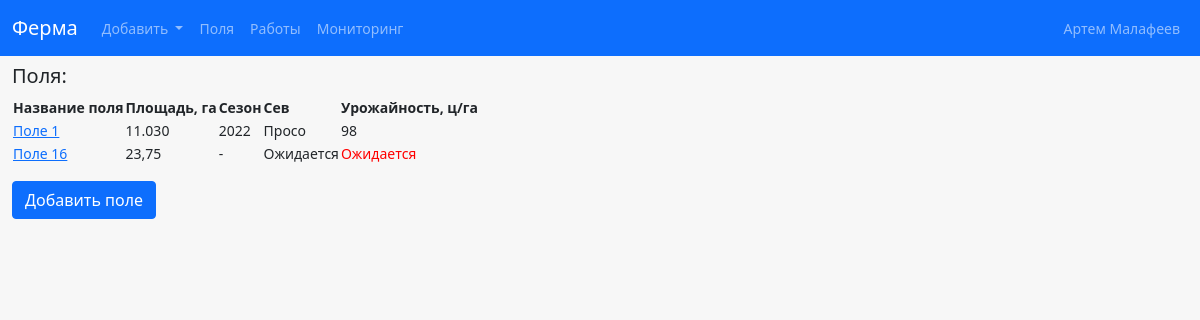
Before: /fields/ with the older database file.
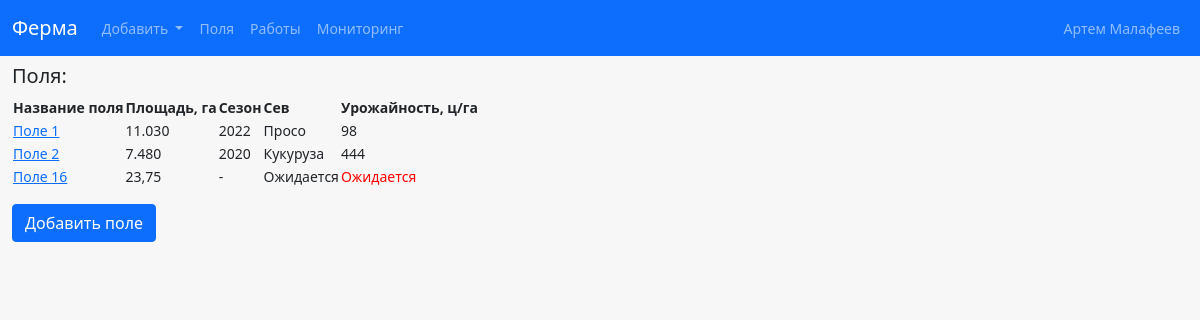
After: the same page with the newer database file.
### fields/models.py (models this page shows, shortened)
class Crop(models.Model):
    season = models.ForeignKey(Season, related_name='crops', on_delete=models.CASCADE)
    field = models.ForeignKey(Field,  related_name='crops', on_delete=models.CASCADE)
    culture = models.ForeignKey(Culture, related_name='crops', on_delete=models.CASCADE)
    planned_harvest = models.IntegerField('Планируемый урожай', blank=True, null=True)
    actual_harvest = models.IntegerField('Фактический урожай', blank=True, null=True)
    sowing_date = models.DateField('Дата сева', blank=True, null=True)
    harvest_date = models.DateField('Дата сбора', blank=True, null=True)
    density = models.CharField('Плотность засева', max_length=32, blank=True, null=True)
    class Meta:
        verbose_name = 'Сев'
        verbose_name_plural = 'Севы'

class Field(models.Model):
    user = models.ForeignKey(User, on_delete=models.CASCADE, related_name='user_fields')
    name = models.CharField("Название поля", max_length=64, unique=True)
    slug = models.SlugField(max_length=128, unique=True)
    square = models.PositiveIntegerField('Площадь поля в квадратных метрах')
    square_ha = models.DecimalField('Площадь поля в гектарах', max_digits=10, decimal_places=3)
    coordinate = models.TextField()
    cadastral_number = models.CharField('Кадастровый номер', max_length=64)
    class Meta:
        verbose_name = 'Поле'
        verbose_name_plural = 'Поля'
    def get_absolute_url(self):
        return reverse('fields:field_detail', args=[self.slug])

class Season(models.Model):
    name = models.CharField(max_length=4, unique=True)
    slug = models.SlugField(max_length=128, unique=True)
    class Meta:
        verbose_name = 'Сезон'
        verbose_name_plural = 'Сезоны'

class Culture(models.Model):
    name = models.CharField(max_length=128, unique=True)
    slug = models.SlugField(max_length=128, unique=True)
    logo = models.ImageField(upload_to='cultures')
    class Meta:
        verbose_name = 'Культура'
        verbose_name_plural = 'Культуры'

### fields/views.py (the view)
# urls.py: path('', FieldsView.as_view(), name='field_list'),
class FieldsView(ListView):
    model = Field
    context_object_name = 'data'
    template_name = 'fields/field_list.html'
    def get_queryset(self):
        context = Crop.objects.raw('SELECT fc.id, ff.name, MAX(fs.name)'
                                   'FROM fields_crop fc '
                                   'JOIN fields_field ff ON fc.field_id = ff.id '
                                   'JOIN fields_season fs ON fc.season_id = fs.id '
                                   'GROUP BY ff.id')
        return context

### fields/templates/fields/field_list.html (shortened to what this page needs)
{% extends 'base.html' %}
{% block content %}
<link rel="stylesheet" href="http://cdn.datatables.net/1.10.11/css/jquery.dataTables.min.css">
<div class="content">
    <h3 class="mt-2">Поля:</h3>
    <table id="table">
        <thead>
        <tr>
            <th>Название поля</th>
            <th>Площадь, га</th>
            <th>Сезон</th>
            <th>Сев</th>
            <th>Урожайность, ц/га</th>
        </tr>
        </thead>
        <tbody>
        {% for info in data %}
        <tr>
            <td><a href="{{ info.field.get_absolute_url }}">{{ info.field.name }}</a></td>
            <td>{{ info.field.square_ha }}</td>
            <td>{{ info.season.name }}</td>
            <td>{{ info.culture.name }}</td>
            {% if info.actual_harvest is None %}
            <td style="color: red">Ожидается</td>
            {% else %}
            <td>{{ info.actual_harvest }}</td>
            {% endif %}
        </tr>
        {% endfor %}
        <tr>
            <td><a href="Поле 16">Поле 16</a></td>
            <td>23,75</td>
            <td>-</td>
            <td>Ожидается</td>
            <td style="color: red">Ожидается</td>
        </tr>
        </tbody>
    </table>
    <a href="{% url 'fields:add_field' %}" class="btn btn-primary mb-2">Добавить поле</a>
</div>
{% endblock %}

### templates/base.html (shortened to what this page needs)
<!DOCTYPE html>
{% load static %}
<html lang="en">
<head>
    <link href="https://cdn.jsdelivr.net/npm/bootstrap@5.0.0-beta1/dist/css/bootstrap.min.css" rel="stylesheet"
>
    <link rel="stylesheet" href="{% static 'css/base.css' %}">
    <link rel="stylesheet" href="https://use.fontawesome.com/releases/v5.8.2/css/all.css">
</head>
<body>
{% include 'inc/_nav.html' %}
<div class="container-fluid">
    <div class="row">
        <div class="col-md-12">
            {% block content %}CONTENT{% endblock %}
        </div>
    </div>
</div>
</body>

### templates/inc/_nav.html (shortened to what this page needs)
<nav class="navbar navbar-expand-lg navbar-dark bg-primary">
    <div class="container-fluid">
        <a class="navbar-brand" href="#">Ферма</a>
        <div class="collapse navbar-collapse" id="navbarTogglerDemo02">
            <ul class="navbar-nav me-auto mb-2 mb-lg-0">
                <li class="nav-item dropdown">
                    <a class="nav-link dropdown-toggle" href="#" id="navbarDropdownMenuLink" role="button"
                       data-bs-toggle="dropdown" aria-expanded="false">
                        Добавить
                    </a>
                </li>
                <li class="nav-item">
                    <a class="nav-link" href="{% url 'fields:field_list' %}">Поля</a>
                </li>
                <li class="nav-item">
                    <a class="nav-link" href="{% url 'fields:work_detail' 73 %}">Работы</a>
                </li>
                <li class="nav-item">
                    <a class="nav-link" href="#">Мониторинг</a>
                </li>
            </ul>
            <ul class="navbar-nav">
                <li class="nav-item">
                    <a class="nav-link" href="#">Артем Малафеев</a>
                </li>
            </ul>
        </div>
    </div>
</nav>

### fields/static/css/base.css (style rules this page uses)
body { font-size: 14px; background: #f7f7f7; height: 100vh; }
h3 { font-size: 20px; }

Changed rows visible on the page:
added Crop: field.name "Поле 2", field.square_ha "7.480", season.name "2020", culture.name "Кукуруза", actual_harvest "444"
